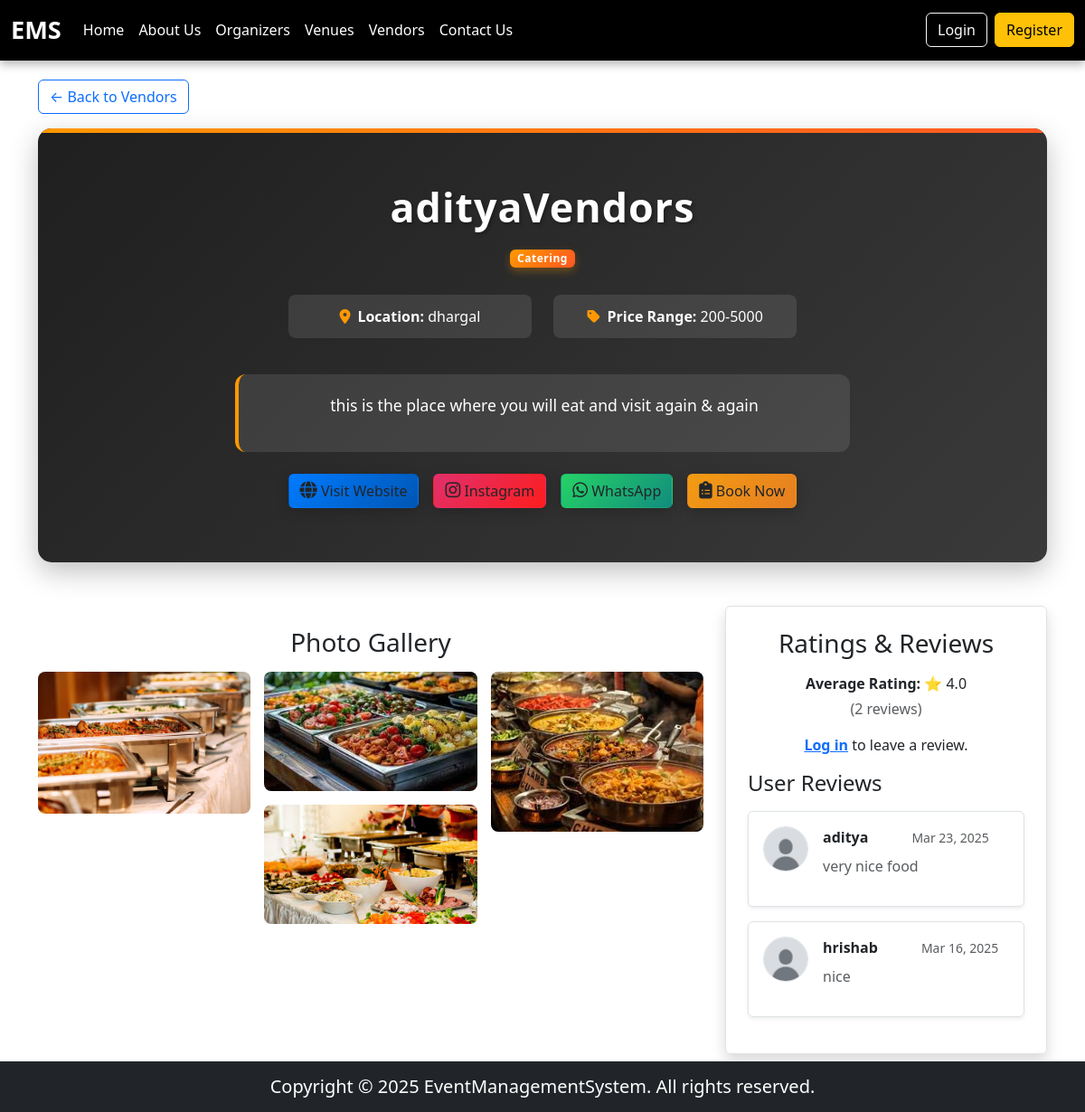
/pages/vendors/vendorDetails.php?vendorId=6, run on the app's committed database.
### tables this page shows
CREATE TABLE `vendors` (
  `id` int(11) NOT NULL,
  `user_id` int(11) NOT NULL,
  `business_name` varchar(255) NOT NULL,
  `description` text DEFAULT NULL,
  `service` enum('catering','photography','decorator','anchor','dj','karaoke') NOT NULL,
  `website` varchar(255) DEFAULT NULL,
  `instagram` varchar(255) DEFAULT NULL,
  `service_locations` text DEFAULT NULL,
  `price_range` varchar(255) DEFAULT NULL
);

CREATE TABLE `vendor_photos` (
  `id` int(11) NOT NULL,
  `vendor_id` int(11) NOT NULL,
  `photo_url` varchar(255) NOT NULL,
  `uploaded_at` timestamp NOT NULL DEFAULT current_timestamp()
);

CREATE TABLE `vendor_reviews` (
  `id` int(11) NOT NULL,
  `vendor_id` int(11) NOT NULL,
  `user_id` int(11) NOT NULL,
  `review` text NOT NULL,
  `created_at` timestamp NOT NULL DEFAULT current_timestamp()
);

CREATE TABLE `users` (
  `id` int(11) NOT NULL,
  `username` varchar(255) NOT NULL,
  `email` varchar(255) NOT NULL,
  `phone` varchar(20) NOT NULL,
  `password` varchar(255) NOT NULL,
  `location` varchar(255) NOT NULL,
  `role` enum('user','organizer','vendor','venue_owner') NOT NULL,
  `profile_picture` varchar(255) DEFAULT NULL,
  `created_at` timestamp NOT NULL DEFAULT current_timestamp()
);

### pages/vendors/vendorDetails.php (the view, shortened to what this page needs)
<?php
include "../../database/databaseConnection.php";
$vendorId = intval($_GET['vendorId']);
$query = "SELECT v.*, u.phone FROM vendors v JOIN users u ON v.user_id = u.id WHERE v.id = ?";
$stmt = $conn->prepare($query);
$stmt->bind_param("i", $vendorId);
$stmt->execute();
$vendor = $stmt->get_result()->fetch_assoc();
$queryPhotos = "SELECT photo_url FROM vendor_photos WHERE vendor_id = ? ORDER BY uploaded_at DESC";
$stmt = $conn->prepare($queryPhotos);
$stmt->bind_param("i", $vendorId);
$stmt->execute();
$photos = $stmt->get_result()->fetch_all(MYSQLI_ASSOC);
$queryRatings = "SELECT AVG(rating) AS avg_rating, COUNT(*) AS total_reviews
                 FROM vendor_ratings
                 WHERE vendor_id = ?";
$stmt = $conn->prepare($queryRatings);
$stmt->bind_param("i", $vendorId);
$stmt->execute();
$ratingResult = $stmt->get_result()->fetch_assoc();
$avgRating = $ratingResult['avg_rating'] ?? 0;
$totalReviews = $ratingResult['total_reviews'] ?? 0;
$queryReviews = "SELECT r.review, r.created_at, u.username, u.profile_picture,
                        COALESCE(vr.rating, 0) AS rating
                 FROM vendor_reviews r
                 JOIN users u ON r.user_id = u.id
                 LEFT JOIN vendor_ratings vr ON r.user_id = vr.user_id AND r.vendor_id = vr.vendor_id
                 WHERE r.vendor_id = ?
                 ORDER BY r.created_at DESC";
$stmt = $conn->prepare($queryReviews);
$stmt->bind_param("i", $vendorId);
$stmt->execute();
$reviews = $stmt->get_result()->fetch_all(MYSQLI_ASSOC);
$phone = preg_replace('/[^0-9]/', '', $vendor['phone']);
if (strlen($phone) === 10) {
    $phone = "+91" . $phone;
} elseif (strlen($phone) === 12 && substr($phone, 0, 2) !== "+91") {
    $phone = "+91" . substr($phone, -10);
}
?>
<!DOCTYPE html>
<html lang="en">
<head>
    <link rel="stylesheet" href="https://cdn.jsdelivr.net/npm/bootstrap@5.3.0/dist/css/bootstrap.min.css">
    <link rel="stylesheet" href="../../public/styles/style.css">
    <link rel="stylesheet" href="../../public/styles/vendorDetails.css">
    <link rel="stylesheet" href="https://cdnjs.cloudflare.com/ajax/libs/lightbox2/2.11.3/css/lightbox.min.css">
    <link rel="stylesheet" href="https://cdnjs.cloudflare.com/ajax/libs/font-awesome/6.5.1/css/all.min.css">
</head>
<body class="d-flex flex-column min-vh-100">
    <?php include("../../components/header.php"); ?>
    <div class="container my-2">
        <a href="./vendors.php" class="btn btn-outline-primary btn-back mb-3">← Back to Vendors</a>
        <div class="vendor-header mb-5">
            <div class="container">
                <div class="row align-items-center">
                    <div class="col-lg-8 mx-auto text-center">
                        <h1 class="mb-3"><?php echo htmlspecialchars($vendor['business_name']); ?></h1>
                        <div class="mb-4">
                            <span class="badge badge-service"><?php echo ucfirst($vendor['service']); ?></span>
                        </div>
                        <div class="vendor-info mb-4">
                            <div class="row justify-content-center">
                                <div class="col-md-5 mb-3">
                                    <div class="info-item">
                                        <i class="fas fa-map-marker-alt me-2"></i>
                                        <span><strong>Location:</strong> <?php echo htmlspecialchars($vendor['service_locations']); ?></span>
                                    </div>
                                </div>
                                <div class="col-md-5 mb-3">
                                    <div class="info-item">
                                        <i class="fas fa-tag me-2"></i>
                                        <span><strong>Price Range:</strong> <?php echo htmlspecialchars($vendor['price_range']); ?></span>
                                    </div>
                                </div>
                            </div>
                        </div>
                        <div class="vendor-description mb-4">
                            <p><?php echo nl2br(htmlspecialchars($vendor['description'])); ?></p>
                        </div>
                        <div class="vendor-actions mt-4 d-flex flex-wrap justify-content-center gap-3">
                            <?php if (!empty($vendor['website'])) { ?>
                                <a href="<?php echo htmlspecialchars($vendor['website']); ?>" target="_blank" class="btn btn-glass btn-website">
                                    <i class="fas fa-globe"></i> Visit Website
                                </a>
                            <?php } ?>
                            <?php if (!empty($vendor['instagram'])) { ?>
                                <a href="<?php echo htmlspecialchars($vendor['instagram']); ?>" target="_blank" class="btn btn-glass btn-instagram">
                                    <i class="fab fa-instagram"></i> Instagram
                                </a>
                            <?php } ?>
                            <a href="https://wa.me/<?php echo htmlspecialchars($phone); ?>" target="_blank" class="btn btn-glass btn-whatsapp">
                                <i class="fab fa-whatsapp"></i> WhatsApp
                            </a>
                            <a href="./vendorBooking.php?vendorId=<?php echo htmlspecialchars($vendorId)?>" class="btn btn-glass btn-book">
                                <i class="fas fa-clipboard-list"></i> Book Now
                            </a>
                        </div>
                    </div>
                </div>
            </div>
        </div>
        <div class="row">
            <div class="col-lg-8">
                <h3 class="mt-4 text-center">Photo Gallery</h3>
                <div class="photo-grid mt-3">
                    <?php if (count($photos) > 0) {
                        foreach ($photos as $photo) {
                            $photoUrl = "../../" . $photo['photo_url'];
                    ?>
                            <a href="<?php echo $photoUrl; ?>" target="_blank">
                                <img src="<?php echo $photoUrl; ?>" class="img-fluid" alt="Vendor Image">
                            </a>
                        <?php }
                    } else { ?>
                        <p class="text-center text-muted">No photos available.</p>
                    <?php } ?>
                </div>
            </div>
            <div class="col-lg-4">
                <div class="p-4 border rounded shadow">
                    <h3 class="text-center mb-3">Ratings & Reviews</h3>
                    <div class="text-center mb-3">
                        <p class="mb-1"><strong>Average Rating:</strong> ⭐ <?php echo number_format($avgRating, 1); ?></p>
                        <p class="text-muted">(<?php echo $totalReviews; ?> reviews)</p>
                    </div>
                    <?php if (isset($_SESSION['user_id'])): ?>
                        <form method="POST" class="mb-4">
                            <div class="mb-3">
                                <label class="fw-bold">Rating:</label>
                                <div class="star-rating">
                                    <div class="stars">
                                        <i class="far fa-star" data-rating="1"></i>
                                        <i class="far fa-star" data-rating="2"></i>
                                        <i class="far fa-star" data-rating="3"></i>
                                        <i class="far fa-star" data-rating="4"></i>
                                        <i class="far fa-star" data-rating="5"></i>
                                    </div>
                                    <input type="hidden" name="rating" id="selected-rating" value="0" required>
                                    <div class="rating-text mt-1">Click to rate</div>
                                </div>
                            </div>
                            <label class="fw-bold">Review:</label>
                            <textarea name="review" class="form-control mb-3" rows="3" placeholder="Write your review..."></textarea>
                            <button type="submit" class="btn btn-primary w-100">Submit Review</button>
                        </form>
                    <?php else: ?>
                        <p class="text-center"><a href="../../login.php" class="fw-bold">Log in</a> to leave a review.</p>
                    <?php endif; ?>
                    <div class="reviews mt-3">
                        <h4 class="mb-3">User Reviews</h4>
                        <?php if (count($reviews) > 0): ?>
                            <?php foreach ($reviews as $review): ?>
                                <div class="review-box p-3 border rounded mb-3 shadow-sm">
                                    <div class="d-flex align-items-start">
                                        <img src="<?php echo htmlspecialchars($review['profile_picture']); ?>" class="review-profile me-3 rounded-circle border" alt="Profile" width="50" height="50">
                                        <div>
                                            <div class="d-flex justify-content-between align-items-center">
                                                <strong class="fw-bold me-5"><?php echo htmlspecialchars($review['username']); ?></strong>
                                                <small class="text-muted"><?php echo date("M d, Y", strtotime($review['created_at'])); ?></small>
                                            </div>
                                            <p class="mt-2 text-muted"><?php echo htmlspecialchars($review['review']); ?></p>
                                        </div>
                                    </div>
                                </div>
                            <?php endforeach; ?>
                        <?php else: ?>
                            <p class="text-muted text-center">No reviews yet. Be the first to review!</p>
                        <?php endif; ?>
                    </div>
                </div>
            </div>
        </div>
    </div>
    <?php include("../../components/footer.php"); ?>
</body>
</html>

### public/styles/style.css (style rules this page uses)
html, body { height: 100%; display: flex; flex-direction: column; }

### data on the page
vendors: business_name "adityaVendors", service "Catering", service_locations "dhargal", price_range "200-5000", description "this is the place where you will eat and visit again & again"
vendor_photos: photo_url (picture)
vendor_photos: photo_url (picture)
vendor_photos: photo_url (picture)
vendor_photos: photo_url (picture)
vendor_reviews: user.profile_picture (placeholder picture), user.username "aditya", created_at "Mar 23, 2025", review "very nice food"
vendor_reviews: user.profile_picture (placeholder picture), user.username "hrishab", created_at "Mar 16, 2025", review "nice"

### other printed values
$avgRating "4.0"
$totalReviews "2"
